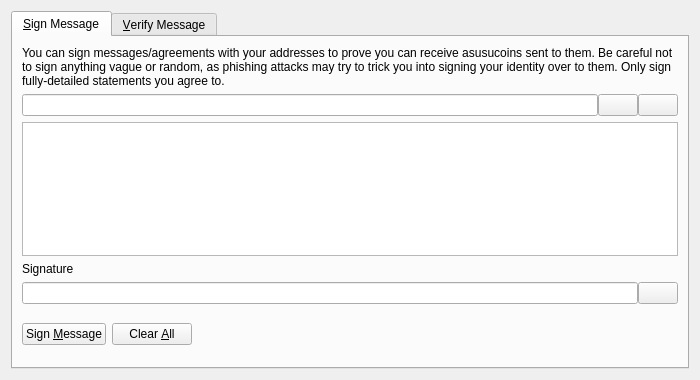
<?xml version="1.0" encoding="UTF-8"?>
<ui version="4.0">
 <class>SignVerifyMessageDialog</class>
 <widget class="QDialog" name="SignVerifyMessageDialog">
  <property name="geometry">
   <rect>
    <x>0</x>
    <y>0</y>
    <width>700</width>
    <height>380</height>
   </rect>
  </property>
  <property name="windowTitle">
   <string>Signatures - Sign / Verify a Message</string>
  </property>
  <property name="modal">
   <bool>true</bool>
  </property>
  <layout class="QVBoxLayout" name="verticalLayout">
   <item>
    <widget class="QTabWidget" name="tabWidget">
     <property name="currentIndex">
      <number>0</number>
     </property>
     <widget class="QWidget" name="tabSignMessage">
      <attribute name="title">
       <string>&amp;Sign Message</string>
      </attribute>
      <layout class="QVBoxLayout" name="verticalLayout_SM">
       <item>
        <widget class="QLabel" name="infoLabel_SM">
         <property name="text">
          <string>You can sign messages/agreements with your addresses to prove you can receive asusucoins sent to them. Be careful not to sign anything vague or random, as phishing attacks may try to trick you into signing your identity over to them. Only sign fully-detailed statements you agree to.</string>
         </property>
         <property name="textFormat">
          <enum>Qt::PlainText</enum>
         </property>
         <property name="wordWrap">
          <bool>true</bool>
         </property>
        </widget>
       </item>
       <item>
        <layout class="QHBoxLayout" name="horizontalLayout_1_SM">
         <property name="spacing">
          <number>0</number>
         </property>
         <item>
          <widget class="QValidatedLineEdit" name="addressIn_SM">
           <property name="toolTip">
            <string>The Asusucoin address to sign the message with</string>
           </property>
          </widget>
         </item>
         <item>
          <widget class="QPushButton" name="addressBookButton_SM">
           <property name="toolTip">
            <string>Choose previously used address</string>
           </property>
           <property name="text">
            <string/>
           </property>
           <property name="icon">
            <iconset resource="../bitcoin.qrc">
             <normaloff>:/icons/address-book</normaloff>:/icons/address-book</iconset>
           </property>
           <property name="shortcut">
            <string>Alt+A</string>
           </property>
           <property name="autoDefault">
            <bool>false</bool>
           </property>
          </widget>
         </item>
         <item>
          <widget class="QPushButton" name="pasteButton_SM">
           <property name="toolTip">
            <string>Paste address from clipboard</string>
           </property>
           <property name="text">
            <string/>
           </property>
           <property name="icon">
            <iconset resource="../bitcoin.qrc">
             <normaloff>:/icons/editpaste</normaloff>:/icons/editpaste</iconset>
           </property>
           <property name="shortcut">
            <string>Alt+P</string>
           </property>
           <property name="autoDefault">
            <bool>false</bool>
           </property>
          </widget>
         </item>
        </layout>
       </item>
       <item>
        <widget class="QPlainTextEdit" name="messageIn_SM">
         <property name="toolTip">
          <string>Enter the message you want to sign here</string>
         </property>
        </widget>
       </item>
       <item>
        <widget class="QLabel" name="signatureLabel_SM">
         <property name="text">
          <string>Signature</string>
         </property>
         <property name="textFormat">
          <enum>Qt::PlainText</enum>
         </property>
        </widget>
       </item>
       <item>
        <layout class="QHBoxLayout" name="horizontalLayout_2_SM">
         <property name="spacing">
          <number>0</number>
         </property>
         <item>
          <widget class="QLineEdit" name="signatureOut_SM">
           <property name="font">
            <font>
             <italic>true</italic>
            </font>
           </property>
           <property name="readOnly">
            <bool>true</bool>
           </property>
          </widget>
         </item>
         <item>
          <widget class="QPushButton" name="copySignatureButton_SM">
           <property name="toolTip">
            <string>Copy the current signature to the system clipboard</string>
           </property>
           <property name="text">
            <string/>
           </property>
           <property name="icon">
            <iconset resource="../bitcoin.qrc">
             <normaloff>:/icons/editcopy</normaloff>:/icons/editcopy</iconset>
           </property>
           <property name="autoDefault">
            <bool>false</bool>
           </property>
          </widget>
         </item>
        </layout>
       </item>
       <item>
        <layout class="QHBoxLayout" name="horizontalLayout_3_SM">
         <item>
          <widget class="QPushButton" name="signMessageButton_SM">
           <property name="toolTip">
            <string>Sign the message to prove you own this Asusucoin address</string>
           </property>
           <property name="text">
            <string>Sign &amp;Message</string>
           </property>
           <property name="icon">
            <iconset resource="../bitcoin.qrc">
             <normaloff>:/icons/edit</normaloff>:/icons/edit</iconset>
           </property>
           <property name="autoDefault">
            <bool>false</bool>
           </property>
          </widget>
         </item>
         <item>
          <widget class="QPushButton" name="clearButton_SM">
           <property name="toolTip">
            <string>Reset all sign message fields</string>
           </property>
           <property name="text">
            <string>Clear &amp;All</string>
           </property>
           <property name="icon">
            <iconset resource="../bitcoin.qrc">
             <normaloff>:/icons/remove</normaloff>:/icons/remove</iconset>
           </property>
           <property name="autoDefault">
            <bool>false</bool>
           </property>
          </widget>
         </item>
         <item>
          <spacer name="horizontalSpacer_1_SM">
           <property name="orientation">
            <enum>Qt::Horizontal</enum>
           </property>
           <property name="sizeHint" stdset="0">
            <size>
             <width>40</width>
             <height>48</height>
            </size>
           </property>
          </spacer>
         </item>
         <item>
          <widget class="QLabel" name="statusLabel_SM">
           <property name="font">
            <font>
             <weight>75</weight>
             <bold>true</bold>
            </font>
           </property>
           <property name="text">
            <string/>
           </property>
           <property name="wordWrap">
            <bool>true</bool>
           </property>
          </widget>
         </item>
         <item>
          <spacer name="horizontalSpacer_2_SM">
           <property name="orientation">
            <enum>Qt::Horizontal</enum>
           </property>
           <property name="sizeHint" stdset="0">
            <size>
             <width>40</width>
             <height>48</height>
            </size>
           </property>
          </spacer>
         </item>
        </layout>
       </item>
      </layout>
     </widget>
     <widget class="QWidget" name="tabVerifyMessage">
      <attribute name="title">
       <string>&amp;Verify Message</string>
      </attribute>
      <layout class="QVBoxLayout" name="verticalLayout_VM">
       <item>
        <widget class="QLabel" name="infoLabel_VM">
         <property name="text">
          <string>Enter the receiver's address, message (ensure you copy line breaks, spaces, tabs, etc. exactly) and signature below to verify the message. Be careful not to read more into the signature than what is in the signed message itself, to avoid being tricked by a man-in-the-middle attack. Note that this only proves the signing party receives with the address, it cannot prove sendership of any transaction!</string>
         </property>
         <property name="textFormat">
          <enum>Qt::PlainText</enum>
         </property>
         <property name="alignment">
          <set>Qt::AlignLeading|Qt::AlignLeft|Qt::AlignTop</set>
         </property>
         <property name="wordWrap">
          <bool>true</bool>
         </property>
        </widget>
       </item>
       <item>
        <layout class="QHBoxLayout" name="horizontalLayout_1_VM">
         <property name="spacing">
          <number>0</number>
         </property>
         <item>
          <widget class="QValidatedLineEdit" name="addressIn_VM">
           <property name="toolTip">
            <string>The Asusucoin address the message was signed with</string>
           </property>
          </widget>
         </item>
         <item>
          <widget class="QPushButton" name="addressBookButton_VM">
           <property name="toolTip">
            <string>Choose previously used address</string>
           </property>
           <property name="text">
            <string/>
           </property>
           <property name="icon">
            <iconset resource="../bitcoin.qrc">
             <normaloff>:/icons/address-book</normaloff>:/icons/address-book</iconset>
           </property>
           <property name="shortcut">
            <string>Alt+A</string>
           </property>
           <property name="autoDefault">
            <bool>false</bool>
           </property>
          </widget>
         </item>
        </layout>
       </item>
       <item>
        <widget class="QPlainTextEdit" name="messageIn_VM"/>
       </item>
       <item>
        <widget class="QValidatedLineEdit" name="signatureIn_VM"/>
       </item>
       <item>
        <layout class="QHBoxLayout" name="horizontalLayout_2_VM">
         <item>
          <widget class="QPushButton" name="verifyMessageButton_VM">
           <property name="toolTip">
            <string>Verify the message to ensure it was signed with the specified Asusucoin address</string>
           </property>
           <property name="text">
            <string>Verify &amp;Message</string>
           </property>
           <property name="icon">
            <iconset resource="../bitcoin.qrc">
             <normaloff>:/icons/transaction_0</normaloff>:/icons/transaction_0</iconset>
           </property>
           <property name="autoDefault">
            <bool>false</bool>
           </property>
          </widget>
         </item>
         <item>
          <widget class="QPushButton" name="clearButton_VM">
           <property name="toolTip">
            <string>Reset all verify message fields</string>
           </property>
           <property name="text">
            <string>Clear &amp;All</string>
           </property>
           <property name="icon">
            <iconset resource="../bitcoin.qrc">
             <normaloff>:/icons/remove</normaloff>:/icons/remove</iconset>
           </property>
           <property name="autoDefault">
            <bool>false</bool>
           </property>
          </widget>
         </item>
         <item>
          <spacer name="horizontalSpacer_1_VM">
           <property name="orientation">
            <enum>Qt::Horizontal</enum>
           </property>
           <property name="sizeHint" stdset="0">
            <size>
             <width>40</width>
             <height>48</height>
            </size>
           </property>
          </spacer>
         </item>
         <item>
          <widget class="QLabel" name="statusLabel_VM">
           <property name="font">
            <font>
             <weight>75</weight>
             <bold>true</bold>
            </font>
           </property>
           <property name="text">
            <string/>
           </property>
           <property name="wordWrap">
            <bool>true</bool>
           </property>
          </widget>
         </item>
         <item>
          <spacer name="horizontalSpacer_2_VM">
           <property name="orientation">
            <enum>Qt::Horizontal</enum>
           </property>
           <property name="sizeHint" stdset="0">
            <size>
             <width>40</width>
             <height>48</height>
            </size>
           </property>
          </spacer>
         </item>
        </layout>
       </item>
      </layout>
     </widget>
    </widget>
   </item>
  </layout>
 </widget>
 <customwidgets>
  <customwidget>
   <class>QValidatedLineEdit</class>
   <extends>QLineEdit</extends>
   <header>qt/qvalidatedlineedit.h</header>
  </customwidget>
 </customwidgets>
 <resources>
  <include location="../bitcoin.qrc"/>
 </resources>
 <connections/>
</ui>
